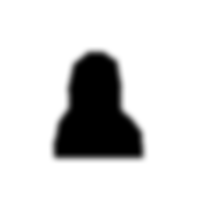
%> input picture bell_blured.png, 200 x 200 px
$ octave petak.m   (GNU Octave 9; MATLAB toolbox functions it lacks are replaced by stand-ins)
%> lines starting %> are read from the running program, lines starting %| are printed output that depends on the picture
clear all

imgA = imread('bell_blured.png');
%> imgA is the input picture: size 200x200x3 uint8; min 0, max 255, mean 213.2
A = imgA(:,:,1);

imshow(imgA)
hold on

load P.txt
P = P';

plot(P(1,:),P(2,:),'o-')
%hold off

G = double(imread('bell_blured_IG.png'));
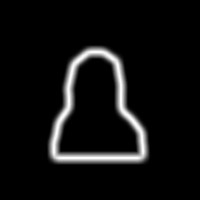
%> input picture bell_blured_IG.png, 200 x 200 px
%> G: size 200x200 double; min 0, max 255, mean 15.7; mean of the top-left, top-right, bottom-left and bottom-right quarters 12.5, 10.9, 19.7, 19.9
maxG = max(max(G));
%> maxG = 255
G = G/maxG;

%kre鎒 moj dio
Pround = round(P);
D = zeros();
dots = zeros ();
V = zeros ();
alfa = 0.01;
edgeContainer = Pround;

for iteracija = 1:1:3
    z = 1;
for pos = 1:1:45
    %koordinate to鑛e na kojoj se nalazim
    x = edgeContainer (1, pos);
    y = edgeContainer (2, pos);

    %tra瀒m matricu 11x11 s centrom u ovoj to鑛i
    x1 = x-5;
    x2 = x+5;
    y1 = y-5;
    y2 = y+5;
    Gtemp = G(x1:x2,y1:y2);

    %slu鑑j za prvu to鑛u koju ne "radim"
    if pos-1 == 0
        for i=1:1:11
            for j=1:1:11
                D(i,j) = 1 - Gtemp(i,j);
                minBV = 0;
                BcurIteration (i,j)= D(i,j) + minBV;
                dots(i,j,z) =  BcurIteration(i,j);
            end
        end
        V (pos) = 0;
        BprevIteration = BcurIteration;
        z = z + 1;

    else
        %koordinate prethodne to鑛e
        x0 = edgeContainer (1, pos-1);
        y0 = edgeContainer (2, pos-1);

        %idem u petlju po elementima 11x11 matrice i odre饀jem matricu B
        for i=1:1:11
            for j=1:1:11
                for k=0:1:10
                    for l=0:1:10
                        %udaljenost izme饀 ove i prethodne to鑛e za svaku
                        %to鑛u matrica
                        x00 = x0 - 5+k;
                        y00 = y0 - 5+l;
                        x10 = x - 5+i;
                        y10 = y - 5+j;
                        V (k+1,l+1) = alfa * ((x00-x10)^2+(y00-y10)^2);
                    end
                end
                [minBV, index] = min(min(BprevIteration + V)); %dobio sam minBV i indeks na kojem se nalazi
                Ttemp(i,j)=index; %spremam index min u matricu Ttemp
                D(i,j) = 1 - Gtemp(i,j); %gmax-g
                BcurIteration(i,j) = D(i,j) + minBV;
                %spremam rezultat B u matricu dots
                dots (i,j,z) = BcurIteration(i,j);
                T (i,j,z) = Ttemp(i,j); %T ima indekse svih min
            end
        end
        BprevIteration = BcurIteration;
        z = z + 1; %pove鎍j count za sljede鎢 to鑛u
    end

end

%odre饀jem to鑛u X45' i nove koordinate
tempMatricaOva = dots (:,:,45);
[min45,i45] = min(min(tempMatricaOva));
%koordinate min X45 u matrici s vrijednstima B
[x_min, y_min] = ind2sub(size(tempMatricaOva),i45);

%X45(x0045,y0045) kako je zadano u p.txt
x0045 = edgeContainer (1, 45);
y0045 = edgeContainer (2, 45);
xDiffLok45 = 5 - x_min;
yDiffLok45 = 5 - y_min;

%X45' (xGlob45, yGlob45)
xGlob45 = x0045 - xDiffLok45;
yGlob45 = y0045 - yDiffLok45;

%spremanje u matricu s koordinatama novih to鑑ka (rubova)
edgeContainer(1, 45)=(xGlob45);
edgeContainer(2, 45)=(yGlob45);

for lok = 44:-1:2
    %petlja za odre餴vanje svih ostalih to鑑ka
    tempT = T(:,:,lok+1);
    index_neki = tempT(x_min,y_min); %index min vrijednosti dobivene u odnosu na prethodnu to鑛u

    tempMatricaOvdje = dots (:,:,lok);
    [x_min_temp, y_min_temp] = ind2sub(size(tempMatricaOvdje),index_neki);

    x00_temp = edgeContainer (1, lok);
    y00_temp = edgeContainer (2, lok);
    xDiffLokTemp = 5 - x_min_temp;
    yDiffLokTemp = 5 - y_min_temp;
    xGlobTemp = x00_temp - xDiffLokTemp;
    yGlobTemp = y00_temp - yDiffLokTemp;

    edgeContainer(1, lok)=(xGlobTemp);
    edgeContainer(2, lok)=(yGlobTemp);
    x_min = x_min_temp;
    y_min = y_min_temp;
end
end
%> this loop made 3 passes
%> (min45, x0045, y0045, xGlob45, yGlob45) on passes 2 to 3: (66.77, 107, 48, 112, 44), (68.72, 112, 44, 117, 40)
%> (min45, xGlob45, yGlob45) on pass 1: (65.65, 107, 48)
%> after the loop, edgeContainer = 46 columns, first 8: [96 90 82 79 76 59 62 56; 52 38 41 45 53 63 69 75]; index = 11; minBV = 67.74; x0 = 114; x00 = 119; x10 = 118; y0 = 44; y00 = 49; y10 = 50
%crtam graf s novim to鑛ama
plot(edgeContainer(1,:),edgeContainer(2,:),'g')
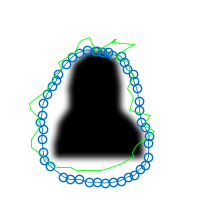
%> figure redrawn from the program's plot data
